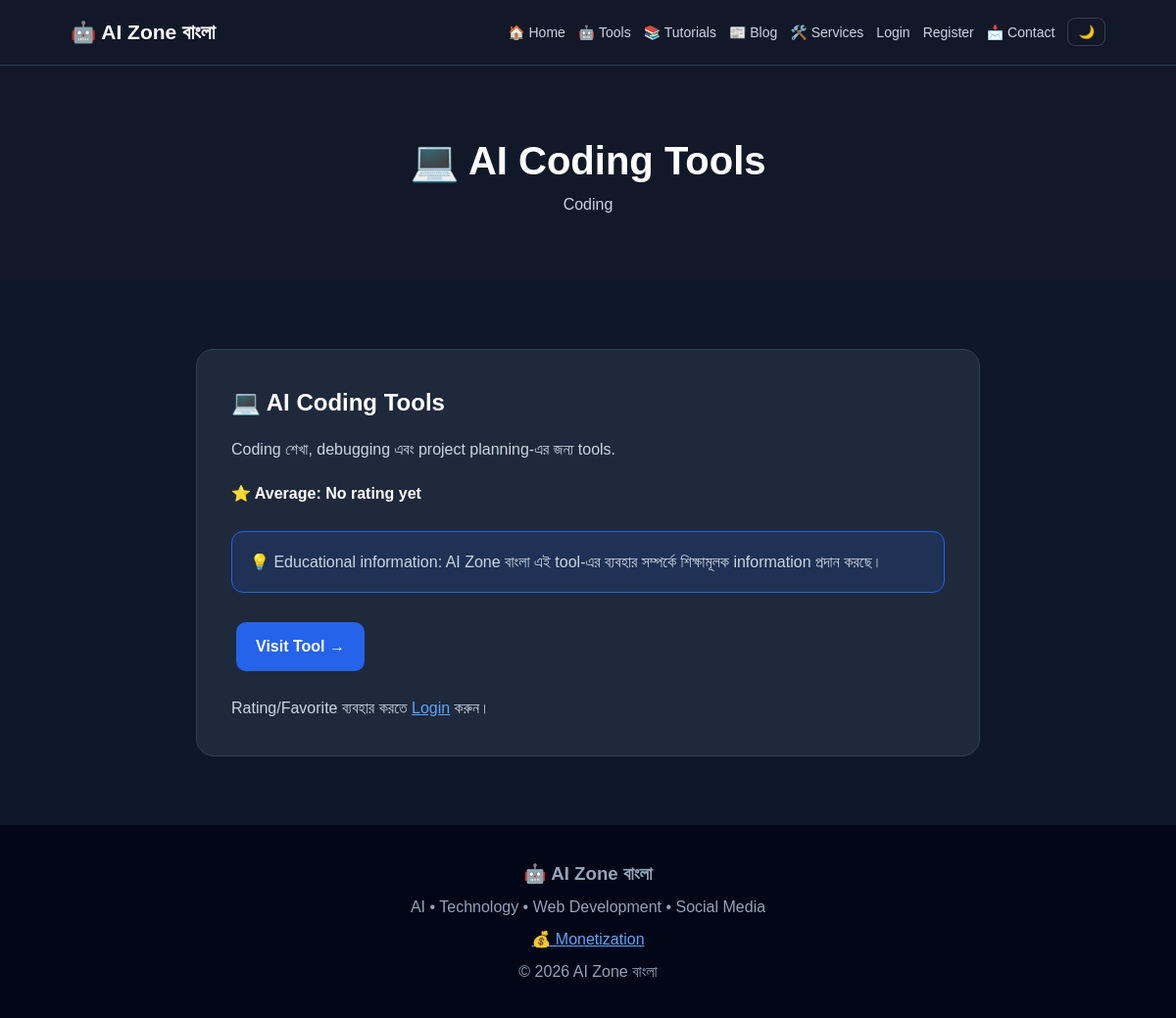
Page /tool/coding on the committed database.
### tables this page shows
CREATE TABLE tools (
            id INTEGER PRIMARY KEY AUTOINCREMENT,
            name TEXT UNIQUE NOT NULL,
            slug TEXT UNIQUE NOT NULL,
            category TEXT NOT NULL,
            icon TEXT NOT NULL,
            description TEXT NOT NULL,
            affiliate_url TEXT DEFAULT '#',
            clicks INTEGER DEFAULT 0
        );

### app.py (the view)
@app.route("/tool/<slug>")
def tool_details(slug):
    con = db()
    tool = con.execute(
        "SELECT * FROM tools WHERE slug = ?",
        (slug,)
    ).fetchone()
    if not tool:
        con.close()
        return "Tool not found", 404
    rating = con.execute("""
        SELECT AVG(rating) AS average, COUNT(*) AS total
        FROM ratings
        WHERE tool_id = ?
    """, (tool["id"],)).fetchone()
    favorite = False
    if "user_id" in session:
        favorite = con.execute("""
            SELECT id FROM favorites
            WHERE user_id = ? AND tool_id = ?
        """, (session["user_id"], tool["id"])).fetchone() is not None
    con.close()
    return render_template(
        "tool.html",
        tool=tool,
        rating=rating,
        favorite=favorite
    )

### app.py (called while the page is built)
def db():
    con = sqlite3.connect(DB)
    con.row_factory = sqlite3.Row
    return con

### templates/tool.html (shortened to what this page needs)
{% extends "base.html" %}
{% block content %}
<section class="page-header">
<h1>
{{ tool['icon'] }}
{{ tool['name'] }}
</h1>
<p>
{{ tool['category'] }}
</p>
</section>
<section class="section">
<div class="about-box">
<h2>
{{ tool['icon'] }} {{ tool['name'] }}
</h2>
<p>
{{ tool['description'] }}
</p>
<div class="rating">
⭐ Average:
{% if rating['average'] %}
{{ "%.1f"|format(rating['average']) }}/5
{% else %}
No rating yet
{% endif %}
</div>
<div class="notice">
💡 Educational information:
AI Zone বাংলা এই tool-এর ব্যবহার সম্পর্কে
শিক্ষামূলক information প্রদান করছে।
</div>
<a class="btn primary"
href="/go/{{ tool['slug'] }}">
Visit Tool →
</a>
{% if session.get("user_id") %}
<form method="POST"
action="/favorite/{{ tool['id'] }}"
style="margin-top:15px;">
<button type="submit">
{% if favorite %}
❤️ Remove Favorite
{% else %}
🤍 Add Favorite
{% endif %}
</button>
</form>
<h3 style="margin-top:30px;">
⭐ আপনার Rating
</h3>
<form method="POST"
action="/rate/{{ tool['id'] }}"
class="rating-form">
<select name="rating">
<option value="5">⭐⭐⭐⭐⭐</option>
<option value="4">⭐⭐⭐⭐</option>
<option value="3">⭐⭐⭐</option>
<option value="2">⭐⭐</option>
<option value="1">⭐</option>
</select>
<button type="submit">
Save Rating
</button>
</form>
{% else %}
<p style="margin-top:20px;">
Rating/Favorite ব্যবহার করতে
<a href="/login">Login</a> করুন।
</p>
{% endif %}
</div>
</section>
{% endblock %}

### static/style.css (style rules this page uses)
* { margin: 0; padding: 0; box-sizing: border-box; }
:root { --bg: #0f172a; --card: #1e293b; --nav: #111827; --text: #ffffff; --muted: #cbd5e1; --border: #334155; --primary: #2563eb; --accent: #60a5fa; }
body { font-family: Arial, sans-serif; background: var(--bg); color: var(--text); line-height: 1.6; transition: 0.3s; }
a { color: var(--accent); }
.btn { display: inline-block; padding: 12px 20px; margin: 5px; border-radius: 10px; text-decoration: none; font-weight: bold; }
.primary { background: var(--primary); color: white; }
.section { max-width: 1100px; margin: auto; padding: 70px 20px; }
.page-header { text-align: center; padding: 65px 20px; background: var(--nav); }
.page-header h1 { font-size: 40px; }
.page-header p { color: var(--muted); }
.about-box { max-width: 800px; margin: auto; background: var(--card); padding: 35px; border-radius: 18px; border: 1px solid var(--border); }
.about-box p { color: var(--muted); margin-top: 15px; }
.notice { margin: 25px 0; padding: 18px; background: rgba(37,99,235,.15); border: 1px solid #2563eb; border-radius: 12px; color: var(--muted); }
.rating { margin-top: 20px; font-weight: bold; }

### rows in the picture
tools: icon "💻", name "AI Coding Tools", category "Coding", description "Coding শেখা, debugging এবং project planning-এর জন্য tools."
